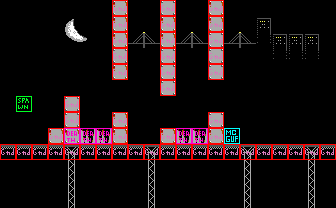

This is a level from a 2D game, rendered from its Tiled map with the project's own tilesets. A one-line summary and the complete map file follow:
An orthogonal 21x13 tile map with 16x16 px tiles, 2 tile layers (bg, col), 2 tilesets and 4 objects (4x fireball).

<map version="1.5" tiledversion="1.5.0" orientation="orthogonal" renderorder="right-down" width="21" height="13" tilewidth="16" tileheight="16" infinite="0" nextlayerid="4" nextobjectid="16">
 <tileset firstgid="1" source="tileset.tsx" />
 <tileset firstgid="241" source="obj.tsx" />
 <layer id="1" name="bg" width="21" height="13">
  <data encoding="csv">
20,20,18,18,20,20,20,100,20,20,80,20,20,100,18,20,20,20,20,20,20,
20,20,18,18,19,20,20,100,18,18,100,18,18,100,18,18,17,18,18,20,20,
20,20,18,18,39,40,18,100,58,59,100,58,59,80,58,59,37,17,17,17,20,
20,20,18,18,18,18,18,80,18,18,80,18,18,80,18,18,18,37,37,37,20,
20,20,18,18,18,18,18,100,18,18,80,18,18,80,18,20,20,20,20,20,20,
20,20,20,18,18,20,18,18,18,18,80,20,18,18,20,20,20,20,20,20,20,
20,20,20,20,80,18,18,20,18,18,18,20,18,20,20,20,20,20,20,20,20,
20,20,20,18,80,18,18,100,18,18,18,20,18,80,18,18,18,18,18,20,20,
20,20,20,100,100,79,79,100,18,18,100,79,79,100,18,18,18,18,18,20,20,
78,78,78,78,77,78,78,78,78,77,78,78,78,78,78,77,78,78,78,77,78,
20,20,18,20,97,20,20,18,20,97,18,20,18,20,18,97,20,18,20,97,20,
20,20,18,20,97,20,20,18,20,97,18,20,20,20,18,97,20,18,20,97,20,
20,20,18,20,97,20,20,18,20,97,18,18,18,18,18,97,20,18,20,97,20
</data>
 </layer>
 <layer id="2" name="col" width="21" height="13">
  <data encoding="csv">
241,241,241,241,241,241,241,242,241,241,242,241,241,242,241,241,241,241,241,241,241,
241,241,241,241,0,0,0,242,0,0,242,0,241,242,241,241,241,241,241,241,241,
241,241,241,241,241,0,0,242,0,0,242,241,241,242,241,241,241,241,241,241,241,
241,241,241,241,241,0,241,242,241,241,242,241,241,242,241,241,241,241,241,241,241,
241,241,241,241,241,241,241,242,241,0,242,241,241,242,241,241,241,241,241,241,241,
241,241,241,241,241,241,241,241,241,241,242,241,241,241,241,241,241,241,241,241,241,
241,243,241,241,242,241,241,241,241,241,241,241,241,241,241,241,241,241,241,241,241,
241,241,241,241,242,241,241,242,241,241,241,241,241,242,241,241,241,241,241,241,241,
241,241,241,242,244,244,244,242,241,241,242,244,244,242,247,241,241,241,241,241,241,
242,242,242,242,242,242,242,242,242,242,242,242,242,242,242,242,242,242,242,242,242,
241,241,241,241,241,241,241,241,241,241,241,241,241,241,241,241,241,241,241,241,241,
241,241,241,241,241,241,241,241,241,241,241,241,241,241,241,241,241,241,241,241,241,
241,241,241,241,241,241,241,241,241,241,241,241,241,241,241,241,241,241,241,241,241
</data>
 </layer>
 <objectgroup id="3" name="obj">
  <object id="11" name="FireballEnemy" type="fireball" x="128.333" y="64.6667" width="31" height="79" />
  <object id="13" name="FireballEnemy" type="fireball" x="176.5" y="53.5" width="31" height="74" />
  <object id="14" name="FireballEnemy" type="fireball" x="224.5" y="80.8333" width="15" height="63" />
  <object id="15" name="FireballEnemy" type="fireball" x="240.167" y="66.8333" width="15" height="77" />
 </objectgroup>
</map>
